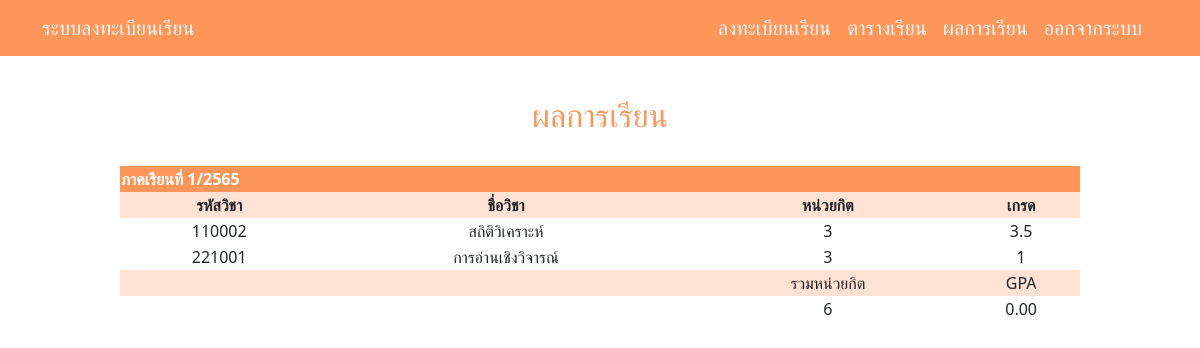
/grade.php (signed in), run on the app's committed database.
### tables this page shows
CREATE TABLE `registra` (
  `reg_id` int(10) NOT NULL,
  `user_id` varchar(8) DEFAULT NULL,
  `cou_id` varchar(6) DEFAULT NULL,
  `reg_score` int(11) NOT NULL,
  `grade` double NOT NULL
);

CREATE TABLE `cou_date_time` (
  `cdt_id` int(30) NOT NULL,
  `cou_id` varchar(6) DEFAULT NULL,
  `cdt_date` varchar(30) NOT NULL,
  `cdt_startTime` time NOT NULL,
  `cdt_endTime` time NOT NULL
);

CREATE TABLE `course` (
  `cou_id` varchar(6) NOT NULL,
  `cou_name` varchar(30) NOT NULL,
  `cou_credit` int(1) NOT NULL,
  `cou_num_of_group` int(20) NOT NULL,
  `cou_num_of_student` int(10) NOT NULL,
  `cou_building` varchar(30) NOT NULL,
  `sche_Emp_id` varchar(8) DEFAULT NULL
);

CREATE TABLE `student` (
  `user_id` varchar(8) NOT NULL,
  `stu_fname` varchar(30) NOT NULL,
  `stu_lname` varchar(30) NOT NULL,
  `stu_gender` varchar(30) NOT NULL,
  `stu_phone` varchar(10) NOT NULL,
  `stu_gpa` double NOT NULL,
  `stu_address` varchar(100) NOT NULL,
  `stu_email` varchar(30) NOT NULL,
  `stu_birth` date NOT NULL,
  `fac_id` varchar(8) NOT NULL,
  `branch_id` varchar(8) NOT NULL,
  `ra_id` varchar(2) NOT NULL
);

### grade.php (the view, shortened to what this page needs)
<!DOCTYPE html>
<html lang="en">
<head>
    <link href="https://cdn.jsdelivr.net/npm/bootstrap@5.3.0-alpha1/dist/css/bootstrap.min.css" rel="stylesheet"
>
</head>
<body>
<?php include "navbar.php"; ?>
    <br><br><br><br>
<center><h2 class="display-7 " style="color: #fe965a;">ผลการเรียน</h2><br>
    <div class="bd-example">
        <table id="t45">
            <thead>
                <th class="text-white" style="background-color: #fe965a;" colspan="4">ภาคเรียนที่ 1/2565</th>
                <tr class="text-center" style="background-color: #ffe2d3;">
                    <th scope="col">รหัสวิชา</th>
                    <th scope="col">ชื่อวิชา</th>
                    <th scope="col">หน่วยกิต</th>
                    <th scope="col">เกรด</th>
                </tr>
            </thead>
        <tbody class="text-center">
          <tr>
            <?php
                include 'conn.php';
                $ID = $_SESSION['user_id'];
                $sql = "SELECT * FROM registra
                INNER JOIN student ON
                registra.user_id = student.user_id
                INNER JOIN course ON
                registra.cou_id = course.cou_id
                INNER JOIN cou_date_time ON registra.cou_id = cou_date_time.cou_id
                WHERE registra.user_id = '$ID'" ;
                $result = mysqli_query($conn,$sql);
                while ($row = mysqli_fetch_assoc($result)):
              ?>
            <td><?php echo $row['cou_id']; ?></td>
            <td><?php echo $row['cou_name']; ?></td>
            <td><?php echo $row['cou_credit']; ?></td>
            <td><?php echo $row['grade']; ?></td>
          </tr>
          <?php endwhile; ?>
          <tr>
            <th style="background-color: #ffe2d3;"></th>
            <th style="background-color: #ffe2d3;"></th>
            <td style="background-color: #ffe2d3;">รวมหน่วยกิต</td>
            <td style="background-color: #ffe2d3;">GPA</td>
          </tr>
          <tr>
            <th></th>
            <th></th>
            <td>
            <?php
            $result = mysqli_query($conn,"SELECT SUM(cou_credit) AS total_credit FROM registra
            INNER JOIN student ON
            registra.user_id = student.user_id
            INNER JOIN course ON
            registra.cou_id = course.cou_id
            WHERE registra.user_id = '$ID'") or die(mysqli_error($conn));
            $row = mysqli_fetch_assoc($result);
            echo $row['total_credit'];
            ?></td>
            <td>
            <?php
            $result = mysqli_query($conn,"SELECT student.stu_gpa FROM student WHERE student.user_id = '$ID'");
            $row = mysqli_fetch_assoc($result);
            echo number_format($row['stu_gpa'],2);
            ?>
            </td>
          </tr>
        </tbody>
        </table>
<br>
        <br>
    </div>
    </center>
    </body>
</html>

### grade.php (style rules this page uses)
table#t45 { width :80%; }

### data on the page
registra: cou_date_time.cou_id "110002", cou.cou_name "สถิติวิเคราะห์", cou.cou_credit "3", grade "3.5"
registra: cou_date_time.cou_id "221001", cou.cou_name "การอ่านเชิงวิจารณ์", cou.cou_credit "3", grade "1"
student: stu_gpa "0.00"

### other printed values
$row['total_credit'] "6"
